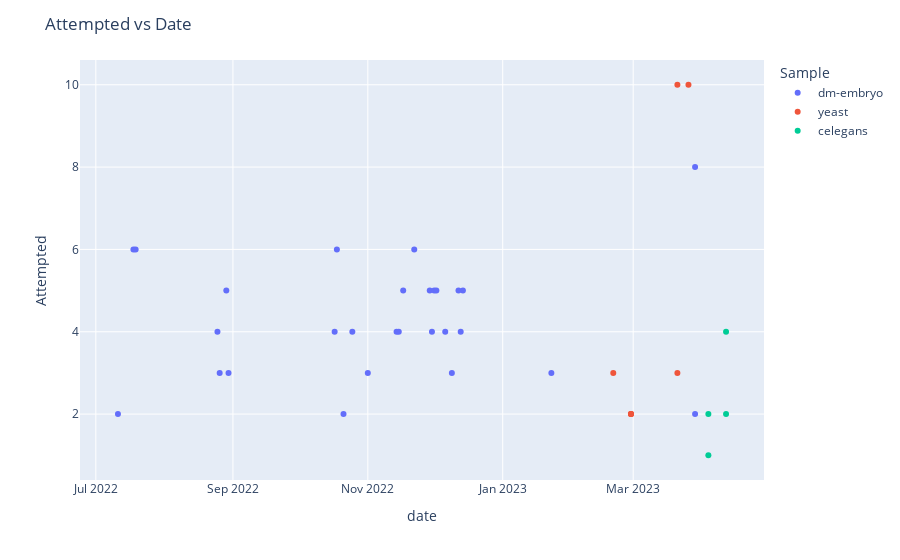

Source (notebook cell):
### Code cell
# plot attempted vs date, plotly express
fig = px.scatter(df, x="date", y="Attempted", color="Sample")
# set title, success rate
fig.update_layout(title="Attempted vs Date", yaxis_title="Attempted")
fig.show()

### Figure 1 — Plotly figure (JSON) as saved in the notebook; plotly's stock layout.template omitted (floating-point values rounded to 4 significant figures)
{"data": [{"hovertemplate": "Sample=dm-embryo<br>date=%{x}<br>Attempted=%{y}<extra></extra>", "legendgroup": "dm-embryo", "marker": {"color": "#636efa", "symbol": "circle"}, "mode": "markers", "name": "dm-embryo", "orientation": "v", "showlegend": true, "type": "scatter", "x": ["2022-07-11T00:00:00", "2022-07-18T00:00:00", "2022-07-19T00:00:00", "2022-08-25T00:00:00", "2022-08-26T00:00:00", "2022-08-29T00:00:00", "2022-08-30T00:00:00", "2022-10-17T00:00:00", "2022-10-18T00:00:00", "2022-10-21T00:00:00", "2022-10-25T00:00:00", "2022-11-01T00:00:00", "2022-11-14T00:00:00", "2022-11-15T00:00:00", "2022-11-17T00:00:00", "2022-11-22T00:00:00", "2022-11-29T00:00:00", "2022-11-30T00:00:00", "2022-12-01T00:00:00", "2022-12-02T00:00:00", "2022-12-06T00:00:00", "2022-12-09T00:00:00", "2022-12-12T00:00:00", "2022-12-13T00:00:00", "2022-12-14T00:00:00", "2023-01-23T00:00:00", "2023-03-29T00:00:00", "2023-03-29T00:00:00"], "xaxis": "x", "y": [2, 6, 6, 4, 3, 5, 3, 4, 6, 2, 4, 3, 4, 4, 5, 6, 5, 4, 5, 5, 4, 3, 5, 4, 5, 3, 8, 2], "yaxis": "y"}, {"hovertemplate": "Sample=yeast<br>date=%{x}<br>Attempted=%{y}<extra></extra>", "legendgroup": "yeast", "marker": {"color": "#EF553B", "symbol": "circle"}, "mode": "markers", "name": "yeast", "orientation": "v", "showlegend": true, "type": "scatter", "x": ["2023-02-20T00:00:00", "2023-02-28T00:00:00", "2023-02-28T00:00:00", "2023-02-28T00:00:00", "2023-03-21T00:00:00", "2023-03-21T00:00:00", "2023-03-26T00:00:00"], "xaxis": "x", "y": [3, 2, 2, 2, 10, 3, 10], "yaxis": "y"}, {"hovertemplate": "Sample=celegans<br>date=%{x}<br>Attempted=%{y}<extra></extra>", "legendgroup": "celegans", "marker": {"color": "#00cc96", "symbol": "circle"}, "mode": "markers", "name": "celegans", "orientation": "v", "showlegend": true, "type": "scatter", "x": ["2023-04-04T00:00:00", "2023-04-04T00:00:00", "2023-04-12T00:00:00", "2023-04-12T00:00:00"], "xaxis": "x", "y": [1, 2, 4, 2], "yaxis": "y"}], "layout": {"legend": {"title": {"text": "Sample"}, "tracegroupgap": 0}, "margin": {"t": 60}, "title": {"text": "Attempted vs Date"}, "xaxis": {"anchor": "y", "domain": [0, 1], "title": {"text": "date"}}, "yaxis": {"anchor": "x", "domain": [0, 1], "title": {"text": "Attempted"}}}}
